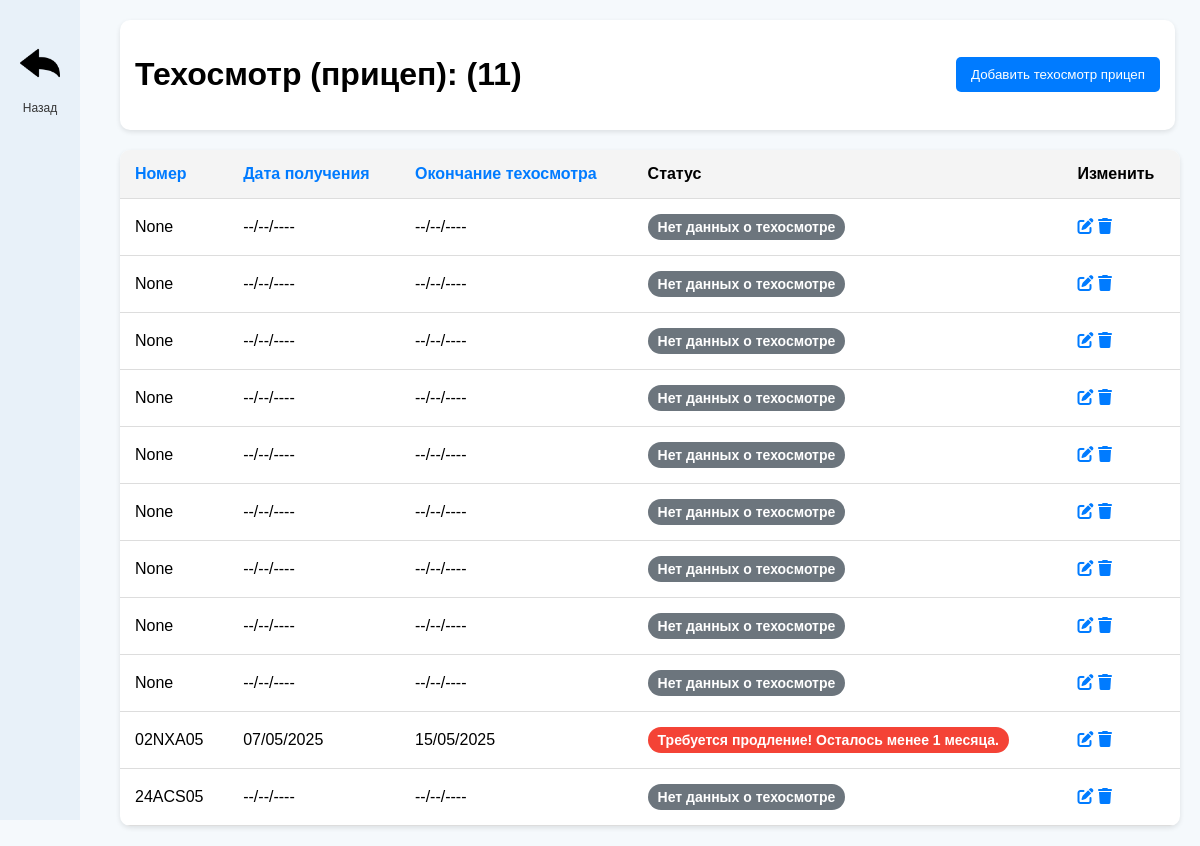
The app's page /trailer/inspections/ with its own data.
### visas/models.py (models this page shows, shortened)
class TrailerInspection(models.Model):
    trailer_number = models.OneToOneField(TrailerNumber, on_delete=models.CASCADE, unique=True, verbose_name="Машина (Прицеп)", blank=True, null=True)
    inspection_issue_date = models.DateField(null=True, blank=True, verbose_name="Дата техосмотра")
    inspection_expiry_date = models.DateField(null=True, blank=True, verbose_name="Дата окончания техосмотра")
    def inspection_status(self):
        if not self.inspection_expiry_date:
            return "Нет данных о техосмотре"
        today = date.today()
        delta = (self.inspection_expiry_date - today).days
        if delta > 90:
            return "green"
        elif 30 <= delta <= 90:
            return "yellow"
        else:
            return "red"
    def inspection_status_text(self):
        if not self.inspection_expiry_date:
            return "Нет данных о техосмотре"
        today = date.today()
        delta = (self.inspection_expiry_date - today).days
        if delta > 90:
            return "Всё в порядке. Осталось более 3 месяцев."
        elif 30 <= delta <= 90:
            return "Осталось половина срока. Рекомендуется проверить."
        else:
            return "Требуется продление! Осталось менее 1 месяца."

class TrailerNumber(models.Model):
    number = models.CharField(max_length=20, unique=True, verbose_name="Номер прицепа")
    car_number = models.ForeignKey(CarNumber, related_name="trailers", on_delete=models.CASCADE, null=True, blank=True)
    def __str__(self):
        return self.number

### visas/views.py (the view)
# urls.py: path('trailer/inspections/', trailer_inspection_list, name='trailer_inspection_list'),
def trailer_inspection_list(request):
    sort_field = request.GET.get('sort', 'trailer_number')
    sort_order = request.GET.get('order', 'asc')
    inspections = TrailerInspection.objects.all()
    trailer_number_filter = request.GET.get('trailer_number')
    if trailer_number_filter:
        inspections = inspections.filter(trailer_number__icontains=trailer_number_filter)
    inspection_issue_date_filter = request.GET.get('inspection_issue_date')
    if inspection_issue_date_filter:
        inspections = inspections.filter(inspection_issue_date__lte=inspection_issue_date_filter)
    inspection_expiry_date_filter = request.GET.get('inspection_expiry_date')
    if inspection_expiry_date_filter:
        inspections = inspections.filter(inspection_expiry_date__lte=inspection_expiry_date_filter)
    if sort_field == 'trailer_number':
        if sort_order == 'asc':
            inspections = inspections.order_by('trailer_number')
        else:
            inspections = inspections.order_by('-trailer_number')
    elif sort_field == 'inspection_expiry_date':
        if sort_order == 'asc':
            inspections = inspections.order_by('inspection_expiry_date')
        else:
            inspections = inspections.order_by('-inspection_expiry_date')
    elif sort_field == 'inspection_issue_date':
        if sort_order == 'asc':
            inspections = inspections.order_by('inspection_issue_date')
        else:
            inspections = inspections.order_by('-inspection_issue_date')
    return render(request, 'visas/trailer_inspection_list.html', {
        'inspections': inspections,
        'sort_field': sort_field,
        'sort_order': sort_order
    })

### visas/templates/visas/trailer_inspection_list.html (shortened to what this page needs)
<!DOCTYPE html>
<html lang="ru">
<head>
    <link rel="stylesheet" href="https://cdnjs.cloudflare.com/ajax/libs/font-awesome/6.0.0/css/all.min.css">
    {% load static %}
</head>
<body>
    <div class="container">
        <div class="sidebar">
            <a href="{% url 'index' %}">
                <img src="{% static 'images/back_icon.png' %}" alt="Люди и Машины">
                <span>Назад</span>
            </a>
        </div>
        <div class="content">
            <div class="header">
                <h1>Техосмотр (прицеп): ({{ inspections.count }})</h1>
                <a href="{% url 'trailer_inspection_create' %}"><button class="btn">Добавить техосмотр прицеп</button></a>
            </div>
            <div class="table-container">
                <table>
                    <thead>
                        <tr>
                            <th><a href="?sort=trailer_number&order={% if sort_order == 'asc' %}desc{% else %}asc{% endif %}">Номер</a></th>
                            <th><a href="?sort=inspection_issue_date&order={% if sort_order == 'asc' %}desc{% else %}asc{% endif %}">Дата получения</a></th>
                            <th><a href="?sort=inspection_expiry_date&order={% if sort_order == 'asc' %}desc{% else %}asc{% endif %}">Окончание техосмотра</a></th>
                            <th>Статус</th>
                            <th>Изменить</th>
                        </tr>
                    </thead>
                    <tbody>
                        {% for inspection in inspections %}
                        <tr>
                            <td>{{ inspection.trailer_number }}</td>
                            <td>{{ inspection.inspection_issue_date|date:"d/m/Y"|default:"--/--/----"  }}</td>
                            <td>{{ inspection.inspection_expiry_date|date:"d/m/Y"|default:"--/--/----"  }}</td>
                            <td>
                                <div class="status {% if inspection.inspection_status == 'green' %}green{% elif inspection.inspection_status == 'yellow' %}yellow{% elif inspection.inspection_status == 'red' %}red{% else %}gray{% endif %}">
                                    {{ inspection.inspection_status_text }}
                                </div>
                            </td>
                            <td class="actions">
                                <a href="{% url 'trailer_inspection_update' inspection.pk %}"><i class="fas fa-edit"></i></a>
                                <a href="{% url 'trailer_inspection_delete' inspection.pk %}"><i class="fas fa-trash"></i></a>
                            </td>
                        </tr>
                        {% endfor %}
                    </tbody>
                </table>
            </div>
        </div>
    </div>
</body>
</html>

### visas/templates/visas/trailer_inspection_list.html (style rules this page uses)
body { font-family: Arial, sans-serif; margin: 0; padding: 0; background-color: #f5f9fc; }
.container { display: flex; position: relative; }
.sidebar { width: 80px; background-color: #e8f1f9; height: 100vh; display: flex; flex-direction: column; align-items: center; padding-top: 20px; position: fixed; top: 0; left: 0; z-index: 1000; }
.sidebar a { margin: 15px 0; color: #333; font-size: 20px; text-decoration: none; display: flex; align-items: center; justify-content: center; width: 60px; height: 60px; border-radius: 12px; transition: background 0.3s; position: relative; }
.sidebar a img { width: 40px; height: 40px; margin-bottom: 5px; }
.sidebar a span { font-size: 12px; position: absolute; bottom: -20px; left: 50%; transform: translateX(-50%); color: #333; }
.content { flex-grow: 1; padding: 20px; margin-left: 100px; }
.header { position: sticky; top: 0; left: 100px; width: calc(100% - 35px); display: flex; justify-content: space-between; align-items: center; background-color: white; padding: 15px; border-radius: 10px; box-shadow: 0px 2px 5px rgba(0, 0, 0, 0.1); z-index: 999; }
.btn { background-color: #007bff; color: white; border: none; padding: 10px 15px; border-radius: 5px; cursor: pointer; text-decoration: none; }
table { width: 100%; border-collapse: collapse; margin-top: 20px; background: white; border-radius: 10px; overflow: hidden; box-shadow: 0px 2px 5px rgba(0,0,0,0.1); }
th, td { padding: 15px; border-bottom: 1px solid #ddd; text-align: left; }
th { background-color: #f4f4f4; }
.status { padding: 5px 10px; border-radius: 15px; font-size: 14px; font-weight: bold; text-align: center; display: inline-block; width: auto; }
.red { background-color: #f44336; color: white; }
.gray { background-color: #6c757d; color: white; }
a { text-decoration: none; color: inherit; }
th a, td a i { color: #007bff; transition: color 0.3s; }

### records on screen
TrailerInspection: trailer_number "None", inspection_issue_date "--/--/----", inspection_expiry_date "--/--/----", inspection_status_text "Нет данных о техосмотре"
TrailerInspection: trailer_number "None", inspection_issue_date "--/--/----", inspection_expiry_date "--/--/----", inspection_status_text "Нет данных о техосмотре"
TrailerInspection: trailer_number "None", inspection_issue_date "--/--/----", inspection_expiry_date "--/--/----", inspection_status_text "Нет данных о техосмотре"
TrailerInspection: trailer_number "None", inspection_issue_date "--/--/----", inspection_expiry_date "--/--/----", inspection_status_text "Нет данных о техосмотре"
TrailerInspection: trailer_number "None", inspection_issue_date "--/--/----", inspection_expiry_date "--/--/----", inspection_status_text "Нет данных о техосмотре"
TrailerInspection: trailer_number "None", inspection_issue_date "--/--/----", inspection_expiry_date "--/--/----", inspection_status_text "Нет данных о техосмотре"
TrailerInspection: trailer_number "None", inspection_issue_date "--/--/----", inspection_expiry_date "--/--/----", inspection_status_text "Нет данных о техосмотре"
TrailerInspection: trailer_number "None", inspection_issue_date "--/--/----", inspection_expiry_date "--/--/----", inspection_status_text "Нет данных о техосмотре"
TrailerInspection: trailer_number "None", inspection_issue_date "--/--/----", inspection_expiry_date "--/--/----", inspection_status_text "Нет данных о техосмотре"
TrailerInspection: trailer_number "02NXA05", inspection_issue_date "07/05/2025", inspection_expiry_date "15/05/2025", inspection_status_text "Требуется продление! Осталось менее 1 месяца."
TrailerInspection: trailer_number "24ACS05", inspection_issue_date "--/--/----", inspection_expiry_date "--/--/----", inspection_status_text "Нет данных о техосмотре"

### other values on screen
{{ inspections.count }} "11"
